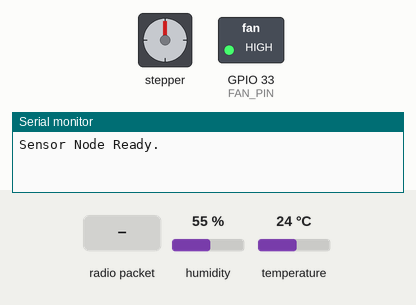
Bench run of a program on a simulated ESP32. On the bench: stepper motor, switched loads named in the program (green lamp = pin HIGH), the last lines printed to the serial monitor. Wiring (inferred from the names in the program): stepper motor (2048 steps per turn assumed): coils GPIO 13, GPIO 27, GPIO 25, GPIO 32. Inputs (shaded band) come from the test bench; at power-on: humidity 55 %, temperature 24 °C. No radio packets arrive unless stated; pins used as bus, display or sensor lines are not drawn.

Above: at 1.2 s.
1.3 s: radio packet "NEXT" arrives
At 3.6 s:
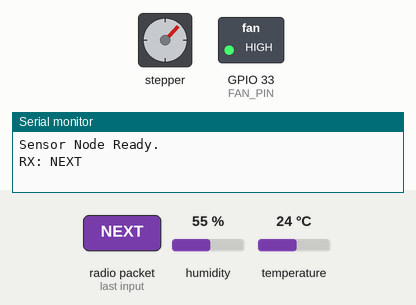
4.3 s: humidity set to 59 %
At 5.4 s:
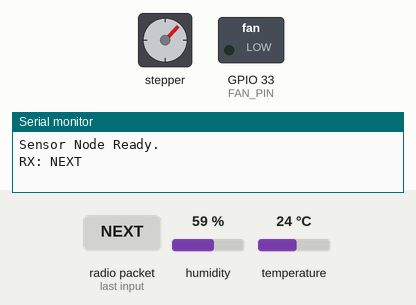
5.8 s: radio packet "NEXT" arrives
At 8.1 s:
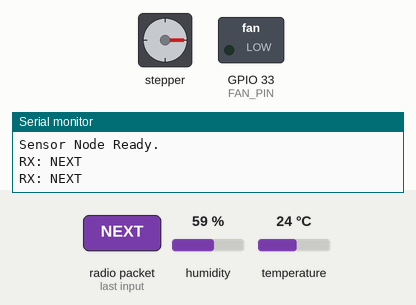
8.8 s: radio packet "FANON" arrives
At 10.0 s:
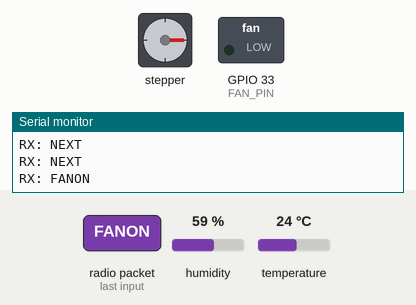
10.3 s: humidity set to 22 %
At 11.2 s:
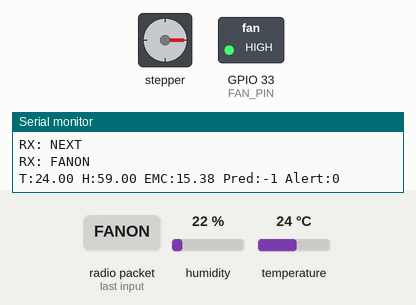
11.8 s: humidity set to 68 %
At 12.3 s:
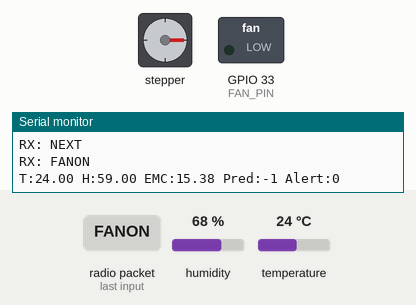
Timing chart, 0 to 14.3 s (numbered marks = the images above; inputs shaded):
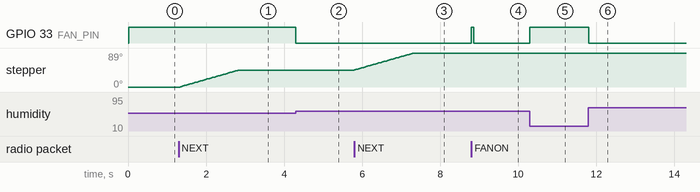

The program:

main.cpp
```cpp
#include <Arduino.h>
#include <SPI.h>
#include <LoRa.h>
#include <Wire.h>
#include <Adafruit_BME280.h>

// --- Hardware Pins ---
#define LORA_CS   5
#define LORA_RST  14
#define LORA_DIO0 26
#define FAN_PIN   33

// --- Fan Logic Configuration ---
#define FAN_ON    HIGH
#define FAN_OFF   LOW

// Stepper Pins (28BYJ-48 + ULN2003)
const int in1 = 13;
const int in2 = 27;
const int in3 = 25;
const int in4 = 32;
const int stepDelay = 3;

// --- BME280 Settings ---
#define SEALEVELPRESSURE_HPA (1013.25)
Adafruit_BME280 bme;

// --- Timing ---
#define SEND_INTERVAL (10 * 1000UL)
unsigned long lastSend = 0;
unsigned long lastRotationTime = 0;
bool autoSendEnabled = true;

// --- Stepper Sequence ---
const uint8_t seq[8][4] = {
  {1,0,0,0}, {1,1,0,0}, {0,1,0,0}, {0,1,1,0},
  {0,0,1,0}, {0,0,1,1}, {0,0,0,1}, {1,0,0,1}
};

// ------------------ LOGIC & STATE ------------------
// [FIX 2] Slower drying constant for realistic sun drying
const float k_drying = 0.0003;

const int RACK_COUNT = 8;
int currentRack = 1;
float rackM[RACK_COUNT];
float rack_k_multiplier[RACK_COUNT];

// Modes:
// 0: AUTO (Auto Act)
// 1: SEMI (Manual Act + Notify)
// 2: NOTIFY (Manual Act + Notify)
enum OpMode { AUTO = 0, SEMI = 1, NOTIFY = 2 };
OpMode currentMode = AUTO;

float initialMoisturePercent = 15.0;
const float M_TARGET = 12.0;

// Thresholds for Rotation
const float TEMP_HOT = 30.0;
const float TEMP_COOL = 25.0;

// Motor Consts
const int STEPS_PER_REV = 4096;
const int STEPS_PER_RACK = STEPS_PER_REV / 8;
long currentStepPosition = 0;

// Alert Flags (Sent to App)
bool alertRotate = false;
bool alertFan = false;

// GAB Model Parameters
struct GabParams { float M0; float C; float K; float T; };

// [FIX 1] Updated GAB Parameters for Green Coffee (Resende et al.)
// Higher M0 and lower C gives more realistic tropical EMC (approx 15-17% at 80% RH)
const GabParams gabTable[] = {
  {8.85, 6.45, 0.85, 25.0},
  {8.50, 6.00, 0.87, 35.0},
  {8.00, 5.50, 0.89, 45.0}
};

// ------------------ HELPER FUNCTIONS ------------------

void initRackMultipliers() {
  rack_k_multiplier[0] = 1.00; rack_k_multiplier[1] = 0.95;
  rack_k_multiplier[2] = 0.90; rack_k_multiplier[3] = 0.85;
  rack_k_multiplier[4] = 0.85; rack_k_multiplier[5] = 0.90;
  rack_k_multiplier[6] = 0.95; rack_k_multiplier[7] = 1.00;
}

GabParams interpGabParams(float T) {
  if (T <= gabTable[0].T) return gabTable[0];
  if (T >= gabTable[2].T) return gabTable[2];
  for (int i=0; i<2; i++) {
    if (T >= gabTable[i].T && T <= gabTable[i+1].T) {
      float t0 = gabTable[i].T;
      float t1 = gabTable[i+1].T;
      float f = (T - t0) / (t1 - t0);
      GabParams out;
      out.T = T;
      out.M0 = gabTable[i].M0 + f * (gabTable[i+1].M0 - gabTable[i].M0);
      out.C  = gabTable[i].C  + f * (gabTable[i+1].C  - gabTable[i].C);
      out.K  = gabTable[i].K  + f * (gabTable[i+1].K  - gabTable[i].K);
      return out;
    }
  }
  return gabTable[1];
}

float calculateEMC(float T, float RH) {
  float a_w = RH / 100.0f;
  if (a_w <= 0.0f) return 0.0f;
  if (a_w >= 0.99f) a_w = 0.99f;
  GabParams p = interpGabParams(T);
  float denom = (1.0f - p.K * a_w);
  if (denom == 0.0f) denom = 1e-6;
  return (p.M0 * p.C * p.K * a_w) / (denom * (denom + p.C * p.K * a_w));
}

void updateRackMoistures(float Me, float dt_min) {
  for (int i = 0; i < RACK_COUNT; i++) {
    float k_eff = k_drying * rack_k_multiplier[i];
    float decay = expf(-k_eff * dt_min);
    // Note: This equation allows M to increase if Me > rackM[i] (Re-wetting)
    rackM[i] = Me + (rackM[i] - Me) * decay;
  }
}

int calculatePredTime(float M_current, float Me) {
  if (M_current <= M_TARGET) return 0;

  // If Me is higher than Target, we will NEVER reach Target in these conditions
  if (Me >= M_TARGET) return -1; // -1 indicates "Wetting/Stalled" condition

  float numerator = M_TARGET - Me;
  float denominator = M_current - Me;
  if (denominator <= 0) return -1;

  float ratio = numerator / denominator;
  if (ratio <= 0) return 0;

  return (int)((-1.0f / k_drying) * log(ratio));
}

// --- Stepper Logic ---
void stepMotor(int stepIndex) {
  digitalWrite(in1, seq[stepIndex][0]);
  digitalWrite(in2, seq[stepIndex][1]);
  digitalWrite(in3, seq[stepIndex][2]);
  digitalWrite(in4, seq[stepIndex][3]);
}

float getAngle() {
  long pos = currentStepPosition % STEPS_PER_REV;
  if (pos < 0) pos += STEPS_PER_REV;
  return (pos * 360.0f) / STEPS_PER_REV;
}

void rotateStepper(int steps, bool clockwise = true) {
  if (clockwise) {
    for (int i = 0; i < steps; i++) { stepMotor(i % 8); delay(stepDelay); }
    currentStepPosition += steps;
  } else {
    for (int i = steps - 1; i >= 0; i--) { stepMotor(i % 8); delay(stepDelay); }
    currentStepPosition -= steps;
  }
  digitalWrite(in1, LOW); digitalWrite(in2, LOW);
  digitalWrite(in3, LOW); digitalWrite(in4, LOW);
}

void updateLogicalPosition(int slotsMoved, bool clockwise) {
  for(int s = 0; s < slotsMoved; s++) {
    if (clockwise) {
      float lastM = rackM[RACK_COUNT - 1];
      for (int i = RACK_COUNT - 1; i > 0; i--) rackM[i] = rackM[i - 1];
      rackM[0] = lastM;
      currentRack--;
      if (currentRack < 1) currentRack = RACK_COUNT;
    } else {
      float firstM = rackM[0];
      for (int i = 0; i < RACK_COUNT - 1; i++) rackM[i] = rackM[i + 1];
      rackM[RACK_COUNT - 1] = firstM;
      currentRack++;
      if (currentRack > RACK_COUNT) currentRack = 1;
    }
  }
}

// --- CORE LOGIC (Superset Mode Handling) ---
void evaluateSystemLogic(float T, float H) {
  unsigned long now = millis();

  // 1. Determine Rotation Interval (Logic runs in all modes)
  unsigned long interval;
  if (T > TEMP_HOT) interval = 30 * 1000UL;            // >30C: 30s
  else if (T >= TEMP_COOL) interval = 2 * 60 * 1000UL; // 25-30C: 2m
  else interval = 10 * 60 * 1000UL;                    // <25C: 10m

  // Check if Rotation is Due
  if (now - lastRotationTime > interval) {
    alertRotate = true;
  }

  // [FIX 3] Fan Logic based on EMC vs Bean Moisture
  float emc = calculateEMC(T, H);

  // Calculate average bean moisture
  float avgM = 0;
  for(float m : rackM) avgM += m;
  avgM /= RACK_COUNT;

  // Hysteresis of 0.5%
  if (emc < (avgM - 0.5)) {
    // Air is significantly drier than beans -> Fan ON
    alertFan = true;
  } else if (emc > avgM) {
    // Air is wetter than beans -> Fan OFF (prevent re-wetting)
    alertFan = false;
  }
  // else: inside deadband, keep previous state

  // 3. AUTO MODE: Act on the alerts immediately
  if (currentMode == AUTO) {
    // Handle Rotation
    if (alertRotate) {
      Serial.println("Auto: Rotating 180 deg...");
      rotateStepper(2048, true);
      updateLogicalPosition(4, true);
      lastRotationTime = millis();
      alertRotate = false;
    }

    // Handle Fan
    if (alertFan) {
      digitalWrite(FAN_PIN, FAN_ON);
    } else {
      digitalWrite(FAN_PIN, FAN_OFF);
    }
  }
}

// --- SETUP ---
void setup() {
  Serial.begin(115200);

  pinMode(FAN_PIN, OUTPUT);
  digitalWrite(FAN_PIN, FAN_OFF); // Start OFF

  pinMode(in1, OUTPUT); pinMode(in2, OUTPUT); pinMode(in3, OUTPUT); pinMode(in4, OUTPUT);

  LoRa.setPins(LORA_CS, LORA_RST, LORA_DIO0);
  if (!LoRa.begin(433E6)) { while (1); }
  LoRa.setTxPower(20); LoRa.setSpreadingFactor(10); LoRa.setSignalBandwidth(125E3); LoRa.enableCrc(); LoRa.receive();

  if (!bme.begin(0x76, &Wire)) { while (1); }

  initRackMultipliers();
  for (int i = 0; i < RACK_COUNT; i++) rackM[i] = initialMoisturePercent;

  lastRotationTime = millis();
  Serial.println("Sensor Node Ready.");
}

void sendStatusPacket() {
  float T = bme.readTemperature();
  float H = bme.readHumidity();
  float emc = calculateEMC(T, H);

  bool isFanOn = (digitalRead(FAN_PIN) == FAN_ON);
  float currentAngle = getAngle();

  float avgM = 0;
  for(float m : rackM) avgM += m;
  avgM /= RACK_COUNT;

  int predMins = calculatePredTime(avgM, emc);

  String payload = "STATUS:T=" + String(T, 2);
  payload += ";H=" + String(H, 2);
  payload += ";EMC=" + String(emc, 2);
  payload += ";RACK=" + String(currentRack);
  payload += ";ANG=" + String(currentAngle, 1);
  payload += ";FAN=" + String(isFanOn ? "1" : "0");
  payload += ";PRED=" + String(predMins);
  payload += ";MODE=" + String(currentMode);

  int alertCode = (alertRotate ? 1 : 0) + (alertFan ? 2 : 0);
  payload += ";ALERT=" + String(alertCode);

  payload += ";M_DATA=";
  for (int i = 0; i < RACK_COUNT; i++) {
    payload += String(rackM[i], 2);
    if (i < RACK_COUNT - 1) payload += ",";
  }

  LoRa.beginPacket();
  LoRa.print(payload);
  LoRa.endPacket();
  LoRa.receive();
}

void processCommand(String cmd) {
  cmd.toUpperCase();

  if (cmd == "REQSTATUS") {
    sendStatusPacket();
  }
  else if (cmd == "PAUSEAUTO") {
    autoSendEnabled = false;
  }
  else if (cmd == "RESUMEAUTO") {
    autoSendEnabled = true;
  }
  else if (cmd == "FANON") {
    digitalWrite(FAN_PIN, FAN_ON);
    sendStatusPacket();
  }
  else if (cmd == "FANOFF") {
    digitalWrite(FAN_PIN, FAN_OFF);
    sendStatusPacket();
  }
  else if (cmd == "NEXT") {
    rotateStepper(STEPS_PER_RACK, true);
    updateLogicalPosition(1, true);
    lastRotationTime = millis();
    alertRotate = false;
    sendStatusPacket();
  }
  else if (cmd.startsWith("STEP:")) {
    int angle = cmd.substring(5).toInt();
    bool cw = angle >= 0;
    int absAngle = abs(angle);
    int steps = absAngle * (STEPS_PER_REV / 360.0);
    rotateStepper(steps, cw);
    int slots = (absAngle + 22) / 45;
    if (slots > 0) updateLogicalPosition(slots, cw);

    lastRotationTime = millis();
    alertRotate = false;
    sendStatusPacket();
  }
  else if (cmd.startsWith("SETMODE:")) {
    int m = cmd.substring(8).toInt();
    if (m >= 0 && m <= 2) {
      currentMode = (OpMode)m;
      sendStatusPacket();
    }
  }
  else if (cmd.startsWith("SETMOIST:")) {
    float m = cmd.substring(9).toFloat();
    if (m > 0) {
      initialMoisturePercent = m;
      for (int i = 0; i < RACK_COUNT; i++) rackM[i] = m;
      sendStatusPacket();
    }
  }
}

void loop() {
  int packetSize = LoRa.parsePacket();
  if (packetSize) {
    String msg = "";
    while (LoRa.available()) msg += (char)LoRa.read();
    msg.trim();
    if (msg.length() > 0) {
      Serial.println("RX: " + msg);
      processCommand(msg);
    }
  }

  unsigned long now = millis();
  float T = bme.readTemperature();
  float H = bme.readHumidity();

  // Run Core Logic
  evaluateSystemLogic(T, H);

  if (autoSendEnabled && (now - lastSend) >= SEND_INTERVAL) {
    lastSend = now;
    float emc = calculateEMC(T, H);
    float dt_min = (float)SEND_INTERVAL / 60000.0f;
    updateRackMoistures(emc, dt_min);
    sendStatusPacket();
    Serial.printf("T:%.2f H:%.2f EMC:%.2f Pred:%d Alert:%d\n", T, H, emc, calculatePredTime(initialMoisturePercent, emc), (alertRotate?1:0)+(alertFan?2:0));
  }
}
```

Measured:
- the behaviour switches between 57 and 58 % on humidity (found by bisection; images 1 and 2)
- after the input at 1.3 s, stepper: turns 44° clockwise in 1.5 s, starting at once
- after the input at 4.3 s, GPIO 33 (FAN_PIN): HIGH → LOW at once
- after the input at 5.8 s, stepper: turns 45° clockwise in 1.5 s, starting at once
- after the input at 8.8 s, GPIO 33 (FAN_PIN): LOW → HIGH at once, → LOW 0.06 s later
- after the input at 10.3 s, GPIO 33 (FAN_PIN): LOW → HIGH at once
- after the input at 11.8 s, GPIO 33 (FAN_PIN): HIGH → LOW at once
